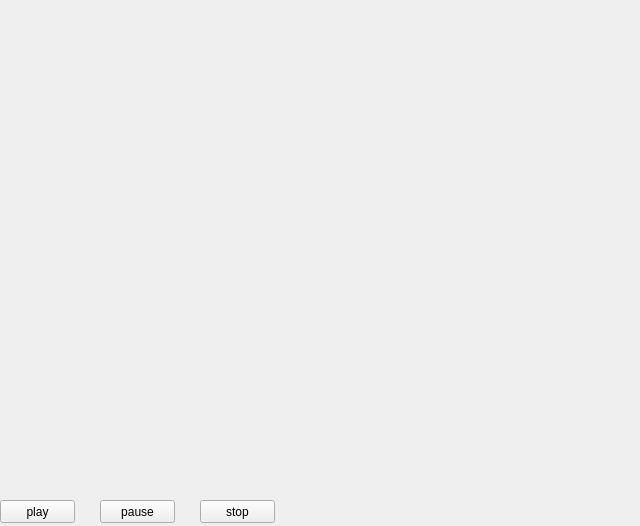
<?xml version="1.0" encoding="UTF-8"?>
<ui version="4.0">
 <class>video</class>
 <widget class="QWidget" name="video">
  <property name="geometry">
   <rect>
    <x>0</x>
    <y>0</y>
    <width>640</width>
    <height>526</height>
   </rect>
  </property>
  <property name="windowTitle">
   <string>video</string>
  </property>
  <property name="windowIcon">
   <iconset>
    <normaloff>iconos/cam.png</normaloff>iconos/cam.png</iconset>
  </property>
  <widget class="Phonon::VideoPlayer" name="videoPlayer">
   <property name="geometry">
    <rect>
     <x>-1</x>
     <y>-1</y>
     <width>640</width>
     <height>480</height>
    </rect>
   </property>
   <property name="sizePolicy">
    <sizepolicy hsizetype="Preferred" vsizetype="Preferred">
     <horstretch>0</horstretch>
     <verstretch>0</verstretch>
    </sizepolicy>
   </property>
   <property name="cursor">
    <cursorShape>CrossCursor</cursorShape>
   </property>
  </widget>
  <widget class="QPushButton" name="bot_play">
   <property name="geometry">
    <rect>
     <x>0</x>
     <y>500</y>
     <width>75</width>
     <height>23</height>
    </rect>
   </property>
   <property name="text">
    <string>play</string>
   </property>
  </widget>
  <widget class="QPushButton" name="bot_pause">
   <property name="geometry">
    <rect>
     <x>100</x>
     <y>500</y>
     <width>75</width>
     <height>23</height>
    </rect>
   </property>
   <property name="text">
    <string>pause</string>
   </property>
  </widget>
  <widget class="QPushButton" name="bot_stop">
   <property name="geometry">
    <rect>
     <x>200</x>
     <y>500</y>
     <width>75</width>
     <height>23</height>
    </rect>
   </property>
   <property name="text">
    <string>stop</string>
   </property>
  </widget>
 </widget>
 <customwidgets>
  <customwidget>
   <class>Phonon::VideoPlayer</class>
   <extends>QWidget</extends>
   <header location="global">phonon/videoplayer.h</header>
  </customwidget>
 </customwidgets>
 <resources/>
 <connections>
  <connection>
   <sender>bot_play</sender>
   <signal>clicked()</signal>
   <receiver>videoPlayer</receiver>
   <slot>play()</slot>
   <hints>
    <hint type="sourcelabel">
     <x>58</x>
     <y>502</y>
    </hint>
    <hint type="destinationlabel">
     <x>73</x>
     <y>475</y>
    </hint>
   </hints>
  </connection>
  <connection>
   <sender>bot_pause</sender>
   <signal>clicked()</signal>
   <receiver>videoPlayer</receiver>
   <slot>pause()</slot>
   <hints>
    <hint type="sourcelabel">
     <x>136</x>
     <y>512</y>
    </hint>
    <hint type="destinationlabel">
     <x>161</x>
     <y>475</y>
    </hint>
   </hints>
  </connection>
  <connection>
   <sender>bot_stop</sender>
   <signal>clicked()</signal>
   <receiver>videoPlayer</receiver>
   <slot>stop()</slot>
   <hints>
    <hint type="sourcelabel">
     <x>238</x>
     <y>515</y>
    </hint>
    <hint type="destinationlabel">
     <x>262</x>
     <y>464</y>
    </hint>
   </hints>
  </connection>
 </connections>
</ui>
